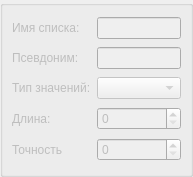
<?xml version="1.0" encoding="UTF-8"?>
<ui version="4.0">
 <class>RTPTechGroup::ModelerIde::LovWidget</class>
 <widget class="QWidget" name="RTPTechGroup::ModelerIde::LovWidget">
  <property name="geometry">
   <rect>
    <x>0</x>
    <y>0</y>
    <width>193</width>
    <height>177</height>
   </rect>
  </property>
  <property name="windowTitle">
   <string>Form</string>
  </property>
  <layout class="QVBoxLayout" name="verticalLayoutLov">
   <property name="leftMargin">
    <number>0</number>
   </property>
   <property name="topMargin">
    <number>0</number>
   </property>
   <property name="rightMargin">
    <number>0</number>
   </property>
   <property name="bottomMargin">
    <number>0</number>
   </property>
   <item>
    <widget class="QGroupBox" name="groupBoxLov">
     <property name="enabled">
      <bool>false</bool>
     </property>
     <property name="title">
      <string/>
     </property>
     <layout class="QGridLayout" name="gridLayout">
      <item row="3" column="0">
       <widget class="QLabel" name="labelLength">
        <property name="text">
         <string>Длина:</string>
        </property>
       </widget>
      </item>
      <item row="2" column="0">
       <widget class="QLabel" name="labelLovType">
        <property name="text">
         <string>Тип значений:</string>
        </property>
       </widget>
      </item>
      <item row="1" column="0">
       <widget class="QLabel" name="labelLovAlias">
        <property name="text">
         <string>Псевдоним:</string>
        </property>
       </widget>
      </item>
      <item row="0" column="0">
       <widget class="QLabel" name="labelLovName">
        <property name="text">
         <string>Имя списка:</string>
        </property>
       </widget>
      </item>
      <item row="1" column="1">
       <widget class="QLineEdit" name="lineEditLovAlias">
        <property name="maxLength">
         <number>256</number>
        </property>
       </widget>
      </item>
      <item row="0" column="1">
       <widget class="QLineEdit" name="lineEditLovName">
        <property name="maxLength">
         <number>256</number>
        </property>
       </widget>
      </item>
      <item row="2" column="1">
       <widget class="QComboBox" name="comboBoxLovType"/>
      </item>
      <item row="4" column="0">
       <widget class="QLabel" name="labelAccuracy">
        <property name="text">
         <string>Точность</string>
        </property>
       </widget>
      </item>
      <item row="3" column="1">
       <widget class="QSpinBox" name="spinBoxLength">
        <property name="maximum">
         <number>8000</number>
        </property>
       </widget>
      </item>
      <item row="4" column="1">
       <widget class="QSpinBox" name="spinBoxAccuracy"/>
      </item>
     </layout>
    </widget>
   </item>
  </layout>
 </widget>
 <resources/>
 <connections/>
</ui>
